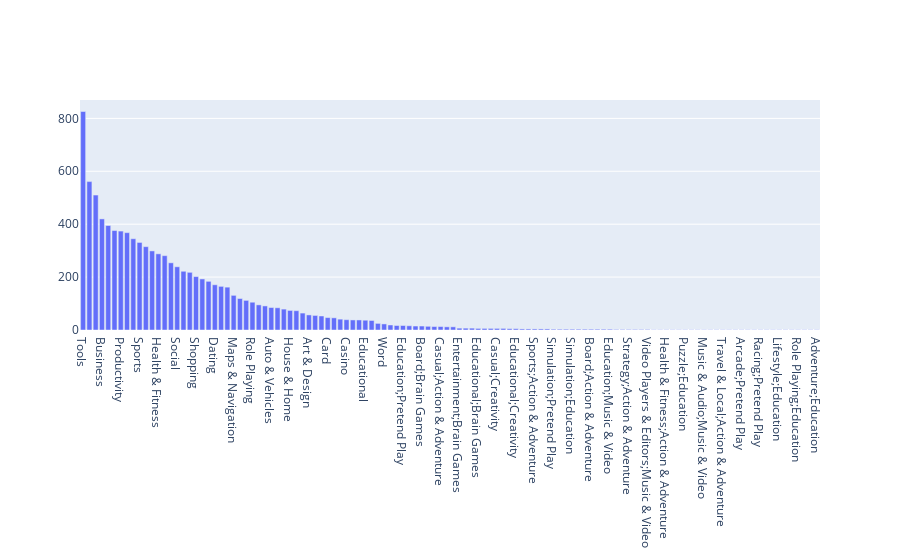

Source (notebook cell):
### Code cell
import plotly
plotly.offline.init_notebook_mode(connected=True)
import plotly.graph_objs as go

num_category=df['Genres'].value_counts().sort_values(ascending=False)
data = [go.Bar(
        x = num_category.index, # index = category name
        y = num_category.values, # value = count
)]

plotly.offline.iplot(data)

### Figure 1 — Plotly figure (JSON) as saved in the notebook; plotly's stock layout.template omitted (floating-point values rounded to 4 significant figures)
{"data": [{"type": "bar", "x": ["Tools", "Entertainment", "Education", "Business", "Medical", "Personalization", "Productivity", "Lifestyle", "Finance", "Sports", "Communication", "Action", "Health & Fitness", "Photography", "News & Magazines", "Social", "Books & Reference", "Travel & Local", "Shopping", "Simulation", "Arcade", "Dating", "Casual", "Video Players & Editors", "Maps & Navigation", "Puzzle", "Food & Drink", "Role Playing", "Strategy", "Racing", "Auto & Vehicles", "Libraries & Demo", "Weather", "House & Home", "Adventure", "Events", "Art & Design", "Comics", "Beauty", "Card", "Parenting", "Board", "Casino", "Trivia", "Educational;Education", "Educational", "Education;Education", "Casual;Pretend Play", "Word", "Music", "Puzzle;Brain Games", "Education;Pretend Play", "Racing;Action & Adventure", "Entertainment;Music & Video", "Board;Brain Games", "Arcade;Action & Adventure", "Educational;Pretend Play", "Casual;Action & Adventure", "Casual;Brain Games", "Action;Action & Adventure", "Entertainment;Brain Games", "Parenting;Education", "Simulation;Action & Adventure", "Educational;Brain Games", "Education;Creativity", "Art & Design;Creativity", "Casual;Creativity", "Parenting;Music & Video", "Adventure;Action & Adventure", "Educational;Creativity", "Education;Action & Adventure", "Role Playing;Pretend Play", "Sports;Action & Adventure", "Role Playing;Action & Adventure", "Education;Brain Games", "Simulation;Pretend Play", "Puzzle;Action & Adventure", "Educational;Action & Adventure", "Simulation;Education", "Casual;Education", "Entertainment;Action & Adventure", "Board;Action & Adventure", "Entertainment;Creativity", "Music;Music & Video", "Education;Music & Video", "Puzzle;Creativity", "Books & Reference;Education", "Strategy;Action & Adventure", "Entertainment;Pretend Play", "Card;Action & Adventure", "Video Players & Editors;Music & Video", "Health & Fitness;Education", "Communication;Creativity", "Health & Fitness;Action & Adventure", "Tools;Education", "Strategy;Creativity", "Puzzle;Education", "Casual;Music & Video", "Role Playing;Brain Games", "Music & Audio;Music & Video", "Video Players & Editors;Creativity", "Adventure;Brain Games", "Travel & Local;Action & Adventure", "Books & Reference;Creativity", "Strategy;Education", "Arcade;Pretend Play", "Art & Design;Action & Adventure", "Board;Pretend Play", "Racing;Pretend Play", "Art & Design;Pretend Play", "Trivia;Education", "Lifestyle;Education", "Entertainment;Education", "Parenting;Brain Games", "Role Playing;Education", "Lifestyle;Pretend Play", "Comics;Creativity", "Adventure;Education"], "y": [826, 561, 510, 420, 395, 376, 374, 368, 345, 331, 315, 299, 288, 281, 254, 239, 222, 218, 202, 193, 184, 171, 165, 162, 131, 119, 112, 105, 95, 91, 85, 84, 79, 74, 73, 64, 57, 55, 53, 47, 46, 41, 39, 38, 38, 37, 36, 25, 23, 19, 17, 17, 16, 15, 15, 14, 13, 13, 12, 12, 7, 7, 7, 6, 6, 6, 6, 6, 5, 5, 4, 4, 4, 4, 4, 3, 3, 3, 3, 3, 3, 3, 3, 3, 3, 2, 2, 2, 2, 2, 2, 1, 1, 1, 1, 1, 1, 1, 1, 1, 1, 1, 1, 1, 1, 1, 1, 1, 1, 1, 1, 1, 1, 1, 1, 1, 1, 1]}], "layout": {}}
